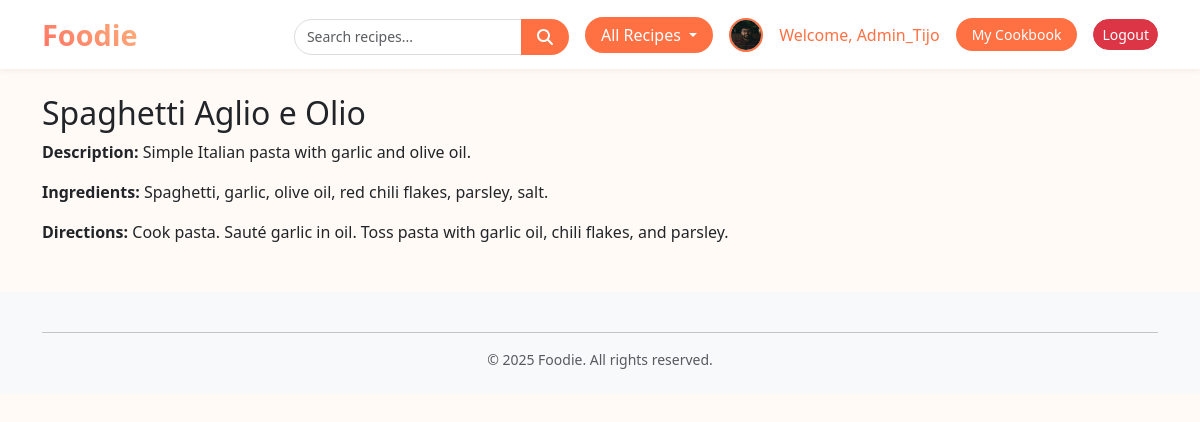
Screenshot of /sandbox/6/ (signed in) with the database file from the repository.
### accounts/models.py (models this page shows, shortened)
class UserProfile(models.Model):
    user = models.OneToOneField(
        User,
        on_delete=models.CASCADE,
        related_name='profile'
    )
    bio = models.TextField(blank=True, null=True)
    date_created = models.DateTimeField(auto_now_add=True)
    profile_photo = models.ImageField(
        upload_to='profile/',
        blank=True,
        null=True
    )

### recipes/models.py (models this page shows, shortened)
class Recipe(models.Model):
    name = models.CharField(max_length=100)
    description = models.TextField(null=True, blank=True)
    ingredients = models.TextField()
    directions = models.TextField()
    date_added = models.DateTimeField(auto_now_add=True, null=True, blank=True)
    category = models.ForeignKey(Category, on_delete=models.CASCADE)
    image = models.ImageField(
        upload_to='recipe_images/',  # path inside media folder
        null=True,                   # optional
         blank=True )
    user = models.ForeignKey(User, on_delete=models.CASCADE, related_name='recipes', null=True, default=1)
    favorited_by = models.ManyToManyField(
        User,
        related_name="favorite_recipes",
        blank=True
    )
    class Meta:
        ordering = ['date_added']

### sandbox/views.py (the view)
# urls.py: path("<int:pk>/", RecipeDetailView.as_view(), name="recipe-detail"),
class RecipeDetailView(DetailView):
    model = Recipe
    template_name = "sandbox/recipe_detail.html"
    context_object_name = "recipe"

### recipes/forms.py
class SearchForm(forms.Form):
    query = forms.CharField(
        label='',
        widget=forms.TextInput(attrs={
            'placeholder': 'Search recipes',
            'class': 'form-control me-2'  # Bootstrap class for styling
        })
    )

### recipes/context_processors.py (called while the page is built)
def search_form(request):
    return {'search_form': SearchForm()}

### sandbox/templates/sandbox/recipe_detail.html
{% extends "base.html" %} {% block content %}
<article>
  <h2>{{ recipe.name }}</h2>
  <p><strong>Description:</strong> {{ recipe.description }}</p>
  <p><strong>Ingredients:</strong> {{ recipe.ingredients }}</p>
  <p><strong>Directions:</strong> {{ recipe.directions }}</p>
</article>
{% endblock content %}

### templates/base.html (shortened to what this page needs)
{% load static %} {% load django_bootstrap5 %}
<!DOCTYPE html>
<html lang="en">
  <head>
    {% bootstrap_css %}
    <link
      href="https://cdnjs.cloudflare.com/ajax/libs/font-awesome/6.5.0/css/all.min.css"
      rel="stylesheet"
    />
  </head>
  <body>
    <header>
      <nav class="navbar navbar-expand-lg navbar-light fixed-top">
        <div class="container">
          <a class="navbar-brand" href="{% url 'foodie_app:index' %}">Foodie</a>
          <div class="collapse navbar-collapse" id="mainNav">
            <ul class="navbar-nav ms-auto">
              <li class="nav-item">
                <form
                  class="d-flex navbar-search ms-2"
                  action="{% url 'recipes:search_results' %}"
                  method="get"
                >
                  <div class="input-group">
                    <input
                      type="text"
                      name="query"
                      class="form-control form-control-sm search-input"
                      mt-3px
                      placeholder="Search recipes..."
                      value="{{ request.GET.query }}"
                    />
                    <button class="btn btn-foodie" type="submit">
                      <i class="fa fa-search"></i>
                    </button>
                  </div>
                </form>
              </li>
              <li class="nav-item dropdown">
                {% if user.is_authenticated %}
                <a
                  class="btn btn-foodie dropdown-toggle mx-2"
                  href="#"
                  id="recipesDropdown"
                  role="button"
                  data-bs-toggle="dropdown"
                  aria-expanded="false"
                >
                  All Recipes
                </a>
                {% endif %}
              </li>
              {% if user.is_authenticated %}
              <li class="nav-item d-flex align-items-center">
                {% if user.profile.profile_photo %}
                <img
                  src="{{ user.profile.profile_photo.url }}"
                  alt="profile photo"
                  style="
                    width: 34px;
                    height: 34px;
                    border-radius: 50%;
                    margin-right: 8px;
                    border: 2px solid #ff7043;
                  "
                />
                {% endif %}
              </li>
              <li class="nav-item d-flex align-items-center">
                <span class="navbar-text">
                  Welcome,
                  <a href="{% url 'accounts:edit_user_profile' %}"
                    >{{ user.username }}</a
                  >
                </span>
              </li>
              <li class="nav-item">
                <a
                  class="btn btn-foodie btn-sm mx-2"
                  href="{% url 'recipes:favorite_recipes' %}"
                  >My Cookbook</a
                >
              </li>
              <li class="nav-item d-flex align-items-center">
                <form
                  method="post"
                  action="{% url 'accounts:logout' %}"
                  class="d-inline"
                >
                  <button type="submit" class="btn btn-danger btn-sm">
                    Logout
                  </button>
                </form>
              </li>
              {% endif %}
            </ul>
          </div>
        </div>
      </nav>
    </header>
    <main class="container mt-4">
      {% block content %} {% endblock content %}
    </main>
    <footer class="bg-light mt-5">
  <div class="container py-4 text-center">
    <hr class="mb-3">
    <p class="mb-0 small text-muted">&copy; 2025 Foodie. All rights reserved.</p>
  </div>
</footer>
  </body>
</html>

### templates/base.html (style rules this page uses)
body { padding-top: 70px; background-color: #fffaf5; font-family: "Segoe UI", sans-serif; }
footer p { margin: 0; }
.navbar { background-color: #ffffff !important; box-shadow: 0 2px 6px rgba(0, 0, 0, 0.05); }
.navbar-brand { font-weight: bold; font-size: 1.8rem; background: linear-gradient(45deg, #ff6f61, #feb47b); -webkit-background-clip: text; -webkit-text-fill-color: transparent; }
.navbar-nav { display: flex; align-items: center; gap: 0.5rem; }
.btn-foodie { background-color: #ff7043; color: white !important; border: none; border-radius: 20px; padding: 6px 16px; transition: background-color 0.3s ease; }
.btn-danger { border-radius: 20px; }
.navbar-text { font-weight: 500; color: #ff7043; }
.navbar-text a { color: #ff7043; text-decoration: none; }
.search-input { border-radius: 20px; border: 1px solid #ddd; padding: 6px 12px; outline: none; transition: border-color 0.3s ease, box-shadow 0.3s ease; }
.navbar-search { margin-top: 4px; }

### rows the page displays
Recipe: name "Spaghetti Aglio e Olio", description "Simple Italian pasta with garlic and olive oil.", ingredients "Spaghetti, garlic, olive oil, red chili flakes, parsley, salt.", directions "Cook pasta. Sauté garlic in oil. Toss pasta with garlic oil, chili flakes, and parsley."

### other values shown
{{ user.username }} "Admin_Tijo"
